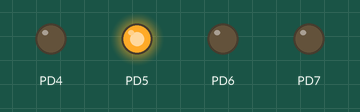
A program run on a simulated ATmega32, built with avr-gcc and emulated at 8 MHz. Shown: output pins drawn as LEDs (lit = HIGH).

Above: at 5.0 s.
At 15.0 s:
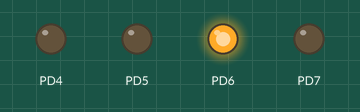
At 25.0 s:
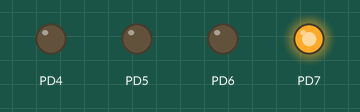
At 35.0 s:
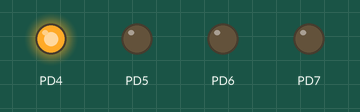
At 45.0 s:
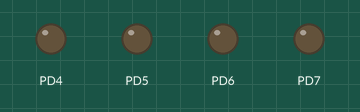
Timing chart, 0 to 65.0 s (numbered marks = the images above):
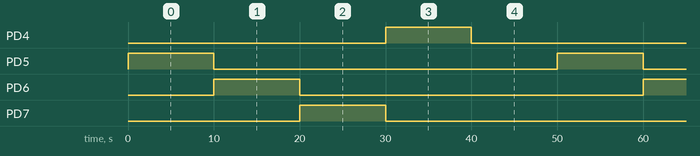

Measured:
- by itself, PD4–7: alternates HIGH for 10.0 s and LOW for 40.0 s
- by itself, everything shown: repeats every 50.0 s, in 5 steps

The program:

main.c
```c
/*
 * GccApplication1.c
 *
 * Created: 5/25/2023 11:11:01 AM
 * Author : salah
 */

typedef volatile unsigned char vuint08_t ;
#include <util/delay.h>
#include <avr/interrupt.h>

// register address
#define F_CPU 8000000UL
#define IO_BASE 0x20
#define PORTD_ *(vuint08_t *)(IO_BASE + 0x12) //ODR
#define DDRD_ *(vuint08_t *)(IO_BASE + 0x11) //DDR
#define PIND_ *(vuint08_t *)(IO_BASE + 0x10) //IDR


void PORTD_init()
{
	//enable output point to pin 4/5/6/7
	DDRD_|=0b1111<<4;

}

#define toggile_bit(PORT,bit) PORT^= 1<<bit

int main(void)
{
	PORTD_init();
	while(1)
	{
		int i=5;
		for(;i<8;i++)
		{
          toggile_bit(PORTD_,i);
		  _delay_ms(10000);
          toggile_bit(PORTD_,i);
		}

	   toggile_bit(PORTD_,4);
	   _delay_ms(10000);
	   toggile_bit(PORTD_,4);
	   _delay_ms(10000);

	}
	return 0;
}
```
